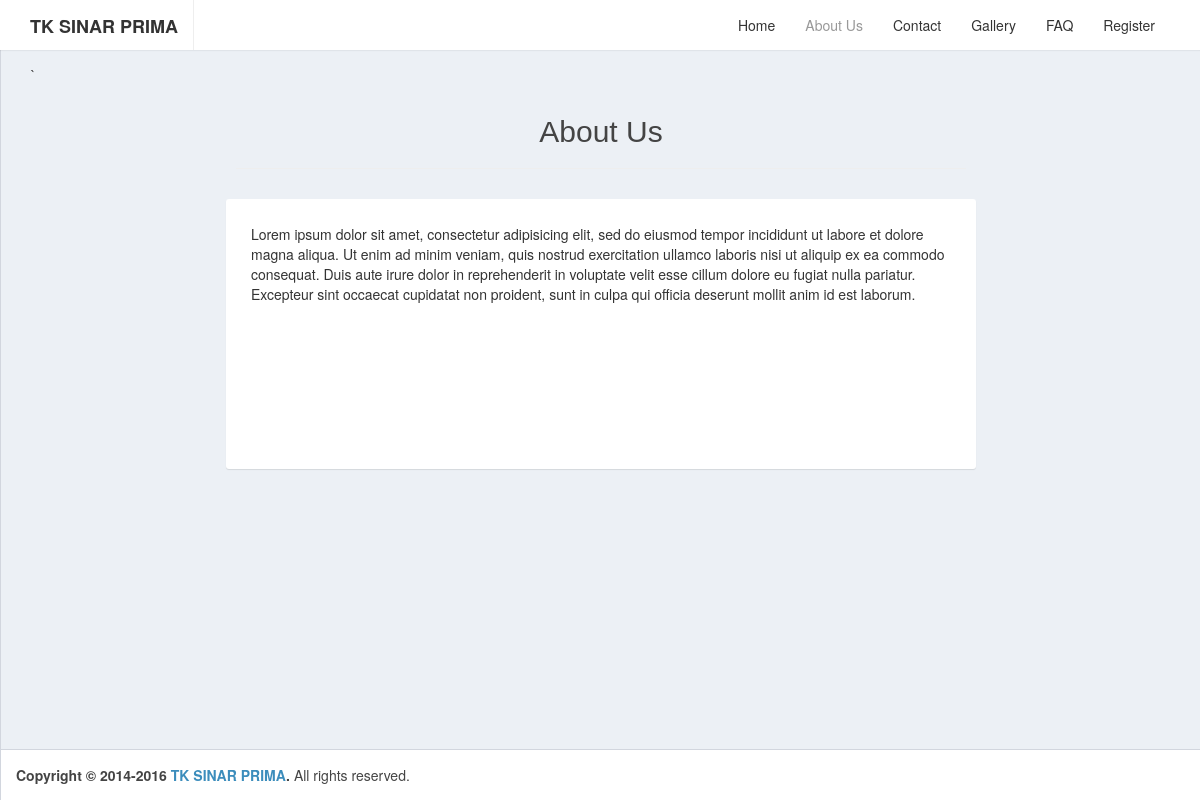
Page /about.php on the earlier database version.
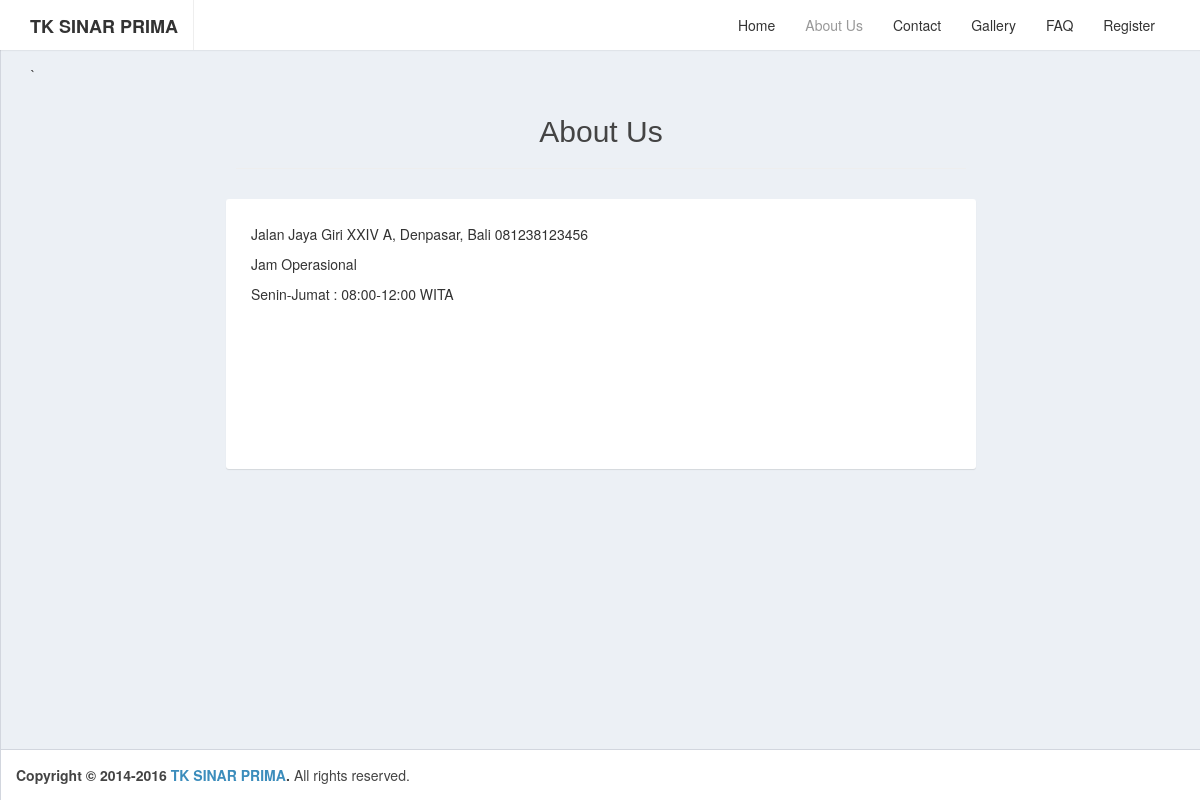
Same page on the later database version.
### tables this page shows
CREATE TABLE `tb_tentang` (
  `id` int(10) NOT NULL,
  `content` text
);

### about.php (the view)
<?php require 'partials/head.php'; ?>
<div class="container">`
  <div class="row">
    <div class="col-md-8 col-md-offset-2 col-xs-12">
      <div class="box-header">
        <h2 class="text-center">About Us</h2>
        <hr>
      </div>
      <div class="box box-solid">
        <div class="box-body">
          <section class="content">
            <?php
              $query = "SELECT * FROM tb_tentang";
              $statement = $connect->prepare($query);
              $statement->execute();
              $result = $statement->fetchAll();
            ?>
            <?php foreach ($result as $row): ?>
              <section><span><?php echo $row['content']; ?></span></section>
            <?php endforeach ?>
          </section>
        </div>
      </div>
    </div>
  </div>
</div>
<?php require 'partials/footer.php'; ?>

Differences in the rows shown:
removed tb_tentang: content "Lorem ipsum dolor sit amet, consectetur adipisicing elit, sed do eiusmod tempor incididunt ut labore et dolore magna aliqua. Ut enim ad minim veniam, quis nostrud exercitation ullamco laboris nisi ut aliquip ex ea commodo consequat. Duis aute irure dolor in reprehenderit in voluptate velit esse cillum dolore eu fugiat nulla pariatur. Excepteur sint occaecat cupidatat non proident, sunt in culpa qui officia deserunt mollit anim id est laborum."
added tb_tentang: content "Jalan Jaya Giri XXIV A, Denpasar, Bali 081238123456 Jam Operasional Senin-Jumat : 08:00-12:00 WITA"
